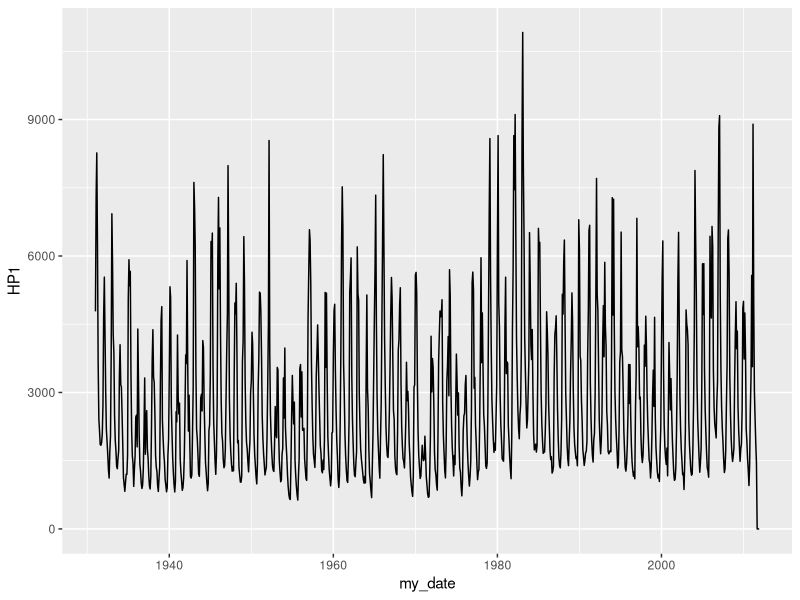
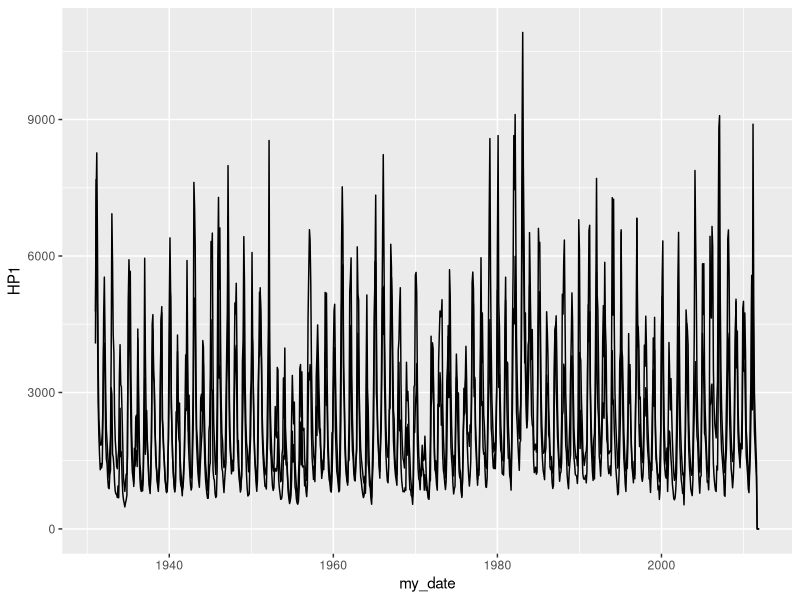
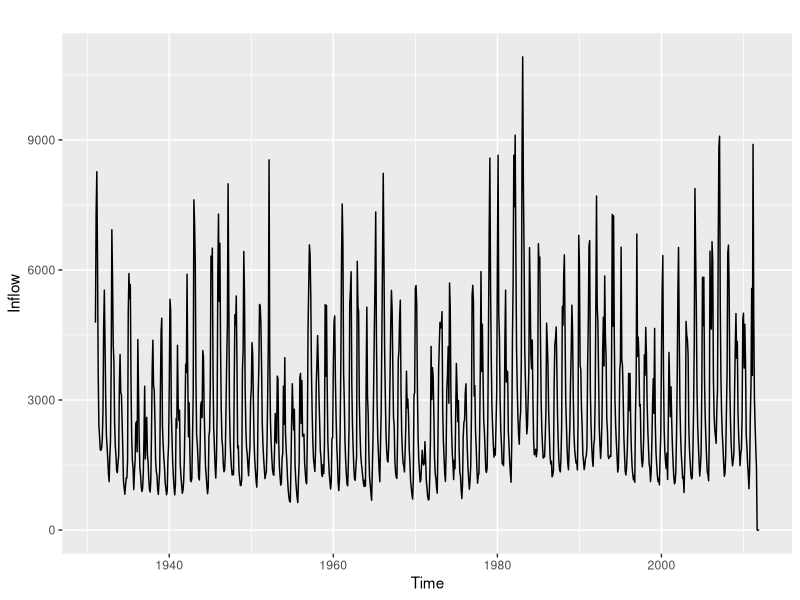

Reproduce these figures in R, in order. (Note: this script raises an error after producing the figures.)
## ---- chunk 1
knitr::opts_chunk$set(echo = TRUE) 
## ---- chunk 2
library(lubridate)
library(ggplot2)
library(forecast) #added for Acf and Pacf functions

## ---- chunk 3
#Importing time series data from text file
#I am calling it raw for now because it's data as it is in the file

#Option 1: import using absolute path
#raw_inflow_data <- read.table(file="/Users/lmm89/OneDrive/Duke_University/15_Spring2025/ENV797_TSA/Github/TSA_Sp25/Data/inflowtimeseries.txt",header=FALSE,skip=0)

# Change Knit directory to Project directory (default: Document directory)

#Option 2: import using shortcut "." or ".." or relative path
# the "." will point to the folder set as current directory
# the ".." will point to your parent folder set as current directory

#check which folder is your current directory using function getwd()
getwd()
# my output was "/Users/lmm89/Library/CloudStorage/OneDrive-Personal/Duke_University/15_Spring2025/ENV797_TSA/Github/TSA_Sp25" meaning current directory is my project folder, therefore I only need to use "."
# if output was "/Users/lmm89/Library/CloudStorage/OneDrive-Personal/Duke_University/15_Spring2025/ENV797_TSA/Github/TSA_Sp25/Lessons" then I would need to use ".."

raw_inflow_data <- read.table(file="./Data/inflowtimeseries.txt",header=FALSE,skip=0)

#If you want specific columns just trim the table
raw_inflow_data <- raw_inflow_data[,1:5] #the space before the comma means you want all rows
                                 #and 1:5 means all columns from 1 to 5
nhydro <- ncol(raw_inflow_data)-2
nobs <- nrow(raw_inflow_data) 

#If your file does not have header like this one you can add column names after creating the data frame
colnames(raw_inflow_data)=c("Month","Year", "HP1", "HP2","HP3")

#Checking data
head(raw_inflow_data)
str(raw_inflow_data)
## ---- chunk 4
#using package lubridate
my_date <- paste(raw_inflow_data[,1],raw_inflow_data[,2],sep="-")
my_date <- my(my_date)  #function my from package lubridate --> month-year
head(my_date)
#add that to inflow_data 
inflow_data <- cbind(my_date,raw_inflow_data[,3:5]) #cbind stands for column bind
head(inflow_data)

## ---- chunk 5
#using package ggplot2
ggplot(inflow_data, aes(x=my_date, y=HP1))+
  geom_line()

#adding two time series to the same plot
ggplot(inflow_data, aes(x=my_date))+
  geom_line(aes(y=HP1))+
  geom_line(aes(y=HP2))

## ---- chunk 6
ts_inflow_data <- ts(inflow_data$HP1, start=c(1931,1), frequency=12)
# need to exclude datetime column from this conversion
# frequency of 12 helps calculate the seasonality in the data, which is at a monthly level

#ts_inflow_data <- ts(inflow_data[,2:4], start=c(1931,1), frequency=12)

ts_inflow_data

## ---- chunk 7

autoplot(ts_inflow_data) +
  xlab("Time") +
  ylab("Inflow") +
  labs(color="Reservoir")
  
## ---- chunk 8
# Option 1: The function acf() and pacf() is from package "stats"
HP1_acf=acf(ts_inflow_data[,1], lag=60)
#Ideally, acf should decay with time, but this data has strong seasonality component that is shown by swaying acf
#lag=12 shows the relation between today and 12 months ago
#Capital Acf fn shows the entire plot in the box..out till the last lag

HP1_pacf=pacf(ts_inflow_data[,1],lag=60)

#Option 2: Computing ACF and PACF with package "forecast"

#The next line will output a plot since we have plot=TRUE and also store the acf values in the object
HP1_acf=Acf(ts_inflow_data[,1], lag=60)

HP1_pacf=Pacf(ts_inflow_data[,1],lag=60)
  
